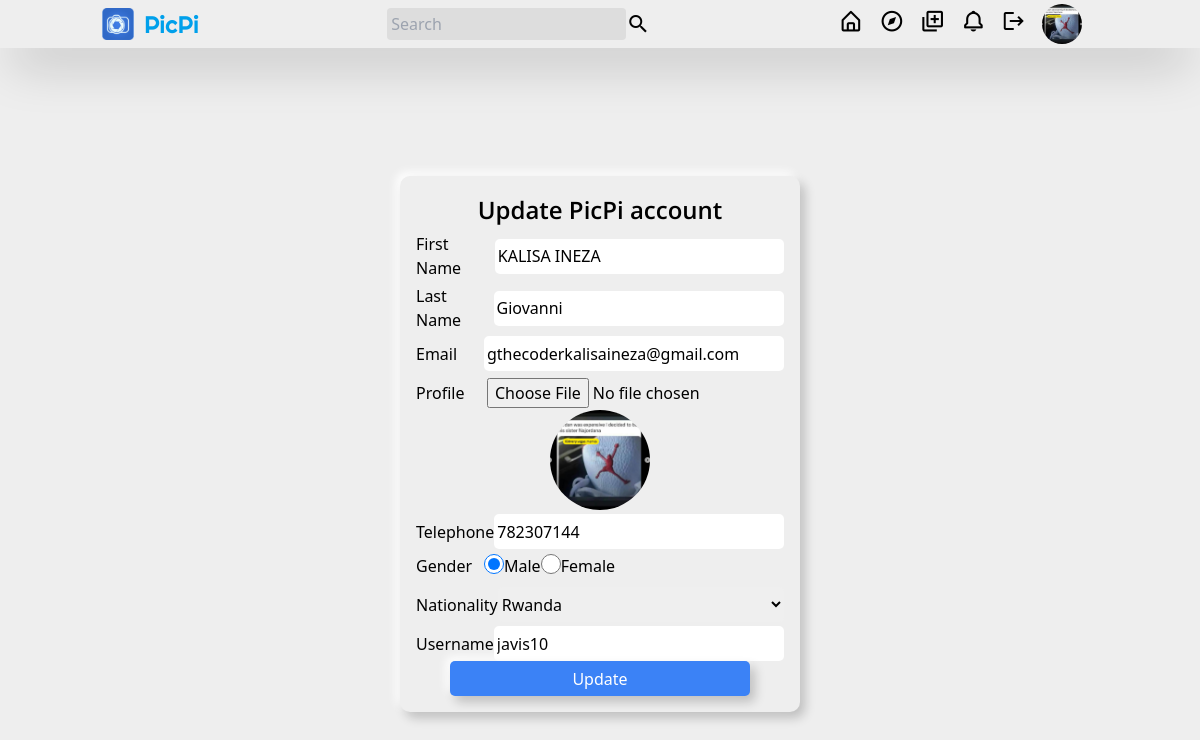
Page /edituser.php (signed in) on the committed database.
### tables this page shows
CREATE TABLE `users` (
  `user_id` varchar(255) NOT NULL DEFAULT uuid(),
  `firstname` varchar(32) NOT NULL,
  `lastname` varchar(32) NOT NULL,
  `telephone` int(10) NOT NULL,
  `profile` varchar(255) NOT NULL,
  `gender` varchar(7) NOT NULL,
  `nationality` varchar(100) NOT NULL,
  `username` varchar(32) NOT NULL,
  `email` varchar(180) NOT NULL,
  `password` varchar(255) NOT NULL,
  `role` varchar(32) DEFAULT 'user',
  PRIMARY KEY (`user_id`)
);

### checkloggedin.php (called while the page is built, shortened)
<?php
$userid = $_COOKIE['PICPI-USERID'];
?>

### edituser.php (the view, shortened to what this page needs)
<!DOCTYPE html>
<html lang="en">
<head>
    <link type="text/css" href="global.css" rel="stylesheet">
    <link type="text/css" href="tailwind.css" rel="stylesheet">
    <link href='https://unpkg.com/boxicons@2.1.2/css/boxicons.min.css' rel='stylesheet'>
    <script defer src="https://cdn.tailwindcss.com"></script>
</head>
<?php
include './checkloggedin.php';
$sql = "SELECT * FROM users where user_id='$userid'";
$select  = mysqli_query($connection, $sql) or die(mysqli_error($connection));
?>
    <?php
if ($select == TRUE) {
    $count = mysqli_num_rows($select);
    if ($count > 0) {
        while ($rows = mysqli_fetch_assoc($select)) {
    ?>
            <body>
                <div class="neumorphism navbar shadow-2xl mb-8 p-2 w-full h-12  flex items-center justify-around">
                    <div class="flex items-center justify-center">
                        <img class="w-8 h-8" src="picpi.png" alt="">
                        <a href='home.php' class="picpi">PicPi</a>
                    </div>
                    <div>
                        <form action="search.php" method='POST' class="flex items-center justify-center">
                            <input required type="text" name='name' class="p-1 bg-[#ddd] rounded" placeholder="Search">
                            <button type="submit" name="search" class="btn btn-outline-primary material-icons text-md">search</button>
                        </form>
                    </div>
                    <ul class="flex flex-row items-center justify-center list-none">
                        <li class="mr-4 cursor-pointer"><a title="Home" class="bx bx-home-alt bx-sm" href="home.php"></a></li>
                        <li class="mr-4 cursor-pointer"><a title="Explore" class="bx bx-compass bx-sm" href="explore.php"></a></li>
                        <li class="mr-4 cursor-pointer"><a title="New post" class="bx bx-add-to-queue bx-sm" href="newpost.php"></a></li>
                        <li class="mr-4 cursor-pointer"><i class='bx bx-bell bx-sm'></i></li>
                        <li class="mr-4 cursor-pointer">
                            <form action="" method="GET"><button title="Logout" class="material-icons" name="logout" type="submit">logout</button></form>
                        </li>
                        <li class="mr-4 cursor-pointer"><a href="account.php"><img src="<?= $rows['profile'] ?>" class="object-cover w-10 h-10 rounded-full" alt=""></a></li>
                    </ul>
                </div>
                <div class="m-auto mt-32 formupdate neumorphism flex flex-col w-4/12 p-4 box-border">
                    <h2 class="heading-2">Update PicPi account</h2>
                    <form action="processupdate.php?userid=<?php echo $rows['user_id'] ?>" class="w-full flex flex-col items-center justify-center" method="post" enctype='multipart/form-data'>
                        <div class="w-full flex justify-between items-center mt-1">
                            <label for="">First Name</label>
                            <input class="rounded p-1 w-2/3" type="text" id="firstname" value="<?php echo $rows['firstname']; ?>" name="firstname">
                        </div>
                        <div class="w-full flex justify-between items-center mt-1">
                            <label for="">Last Name</label>
                            <input class="rounded p-1 w-2/3" type="text" name="lastname" value="<?php echo $rows['lastname']; ?>">
                        </div>
                        <div class="w-full flex justify-between items-center mt-1">
                            <label for="">Email</label>
                            <input class="rounded p-1 w-2/3" type="email" name="email" value="<?php echo $rows['email']; ?>">
                        </div>
                        <div class="w-full flex justify-between items-center mt-1">
                            <label for="profile-image">Profile</label>
                            <input class="rounded p-1 w-2/3" type="file" id="profile-image" value="<?php echo $rows['profile']; ?>" name="profile-image">
                        </div>
                        <img class="object-cover" src="<?php echo $rows['profile']; ?>" class='profile' style='width:100px;height:100px;border-radius:50%;' alt="">
                        <div class="w-full flex justify-between items-center mt-1">
                            <label for="telephone">Telephone</label>
                            <input pattern="[0-9]{9,12}" type="text" name="telephone" value="<?php echo $rows['telephone']; ?>">
                        </div>
                        <?php if ($rows['gender'] == "Male") { ?>
                            <div class="labels flex justify-between items-center w-full" id="gender">
                                <label for="">Gender</label>
                                <div class="radio">
                                    <input id="gender1" class="rounded p-1 w-2/3" type="radio" name="gender" value="Male" checked>Male
                                    <input id="gender2" class="rounded p-1 w-2/3" type="radio" name="gender" value="Female">Female
                                </div>
                            </div>
                        <?php } ?>
                        <div class="w-full flex justify-between items-center mt-1">
                            <label for="Nationality">Nationality</label>
                            <select name="nationality">
                                <?php
                                for ($i = 0; $i < count($nationalities); $i++) { ?>
                                    <option value="<?= $nationalities[$i] ?>" <?= ($rows['nationality'] == $nationalities[$i]) ? "selected" : "" ?>><?= $nationalities[$i] ?></option>
                                <?php } ?>
                            </select>
                        </div>
                        <div class="w-full flex justify-between items-center mt-1">
                            <label for="username">Username</label>
                            <input class="rounded p-1 w-2/3" type="text" name="username" value="<?php echo $rows['username']; ?>">
                        </div>
                        <input class="p-1 text-white rounded w-32 bg-blue-500 neumorphism" value="Update" type="submit" name="submit">
                    </form>
                </div>
            </body>
</html>
<?php
        }
    }
}
?>

### global.css (style rules this page uses)
.picpi { color: #00a0eb; font-family: Righteous; font-size: 1.5em; margin-left: 10px; }
* { transition: ease all 0.5s; }
body { background-color: #eee; }
.formupdate { background-color: #eee; padding: 20px; border-radius: 10px; display: inline-table; }
#gender1, #gender2 { border: 0px; width: 20px; height: 20px; }
.formupdate input { box-sizing: border-box; padding: 10px; }
.heading-2 { text-align: center; font-family: "Open Sans"; font-weight: 600; font-size: x-large; }
.labels { display: flex; justify-content: space-between; margin: 5px 0px; }
.labels .radio { display: flex; justify-content: flex-start; width: 300px; }
.form input, select { border-radius: 5px; width: 300px; height: 35px; border: none; padding: 3px; box-sizing: border-box; }
.formupdate input, select { border-radius: 5px; width: 300px; height: 35px; border: none; padding: 3px; box-sizing: border-box; }
input::placeholder { color: rgb(86, 87, 88); }
.neumorphism { background-color: #eee; box-shadow: 5px 6px 11px rgb(0 0 0 / 20%), -4px -4px 10px white; }
img { -webkit-user-drag: none; user-select: none; -moz-user-select: none; -webkit-user-drag: none; -webkit-user-select: none; -ms-user-select: none; }

### rows in the picture
users: profile (picture), firstname "KALISA INEZA", lastname "Giovanni", email "gthecoderkalisaineza@gmail.com", telephone "782307144", nationality "Rwanda", username "javis10"
